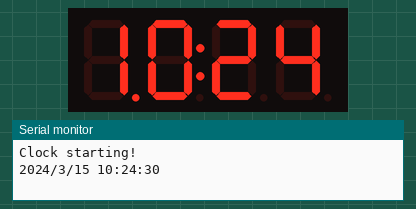
Recording of a sketch running on a simulated Arduino Uno, built with avr-gcc and run on an emulated ATmega328P. Parts: 4-digit seven-segment display, the last lines printed to the serial monitor. The local clock reads 2024-03-15 10:24:30 at power-on unless the sketch sets it.

Above: at 0.1 s.
At 6.1 s:
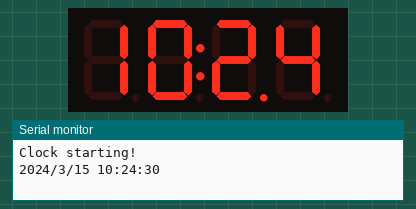
At 14.1 s:
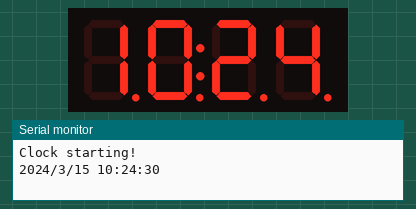
At 19.1 s:
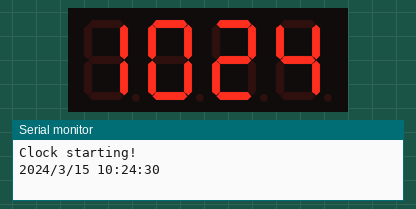
At 31.1 s:
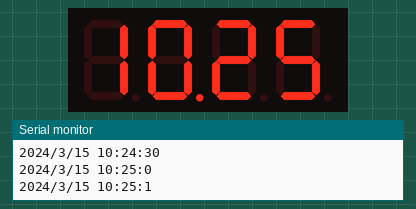
At 38.1 s:
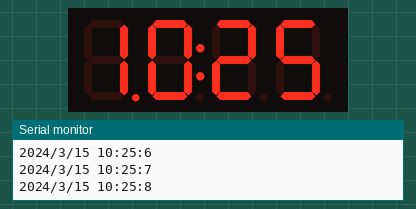

The sketch:

feather-clock.ino
```cpp
// (licence header left out)
#include <Wire.h>
#include <Adafruit_GFX.h>
#include <RTClib.h>
#include "Adafruit_LEDBackpack.h"

// Set to false to display time in 12 hour format, or true to use 24 hour:
#define TIME_24_HOUR      false

// I2C address of the display.  Stick with the default address of 0x70
// unless you've changed the address jumpers on the back of the display.
#define DISPLAY_ADDRESS   0x70

// Create display and DS1307 objects.  These are global variables that
// can be accessed from both the setup and loop function below.
Adafruit_7segment clockDisplay = Adafruit_7segment();
RTC_DS3231 rtc;

// Keep track of the hours, minutes, seconds displayed by the clock.
// Start off at 0:00:00 as a signal that the time should be read from
// the DS3231 to initialize it.
int hours = 0;
int minutes = 0;
int seconds = 0;

static const uint8_t numbertable[] = {
	0x3F, /* 0 */
	0x06, /* 1 */
	0x5B, /* 2 */
	0x4F, /* 3 */
	0x66, /* 4 */
	0x6D, /* 5 */
	0x7D, /* 6 */
	0x07, /* 7 */
	0x7F, /* 8 */
	0x6F, /* 9 */
};

uint8_t digit_encode(int digit) {
  return numbertable[digit % 10];
}

uint8_t digits[5];
char dot_animation[] = {B00000, B10000, B01000, B00010, B00001,
                        B11011, B00001, B00010, B01000, B10000};
int dot_animation_step = 0;

// Remember if the colon was drawn on the display so it can be blinked
// on and off every second.
bool blinkColon = false;

void setup() {
  // Setup Serial port to print debug output.
  Serial.begin(9600);
  Serial.println("Clock starting!");

  // Setup the display.
  clockDisplay.begin(DISPLAY_ADDRESS);
  clockDisplay.setBrightness(5);
  for (int d = 0; d < 5; d++) {
      clockDisplay.writeDigitRaw(d, 0);
  }

  // Setup the DS3231 real-time clock.
  if (! rtc.begin()) {
    Serial.println("Couldn't find RTC");
    while (1);
  }

  if (rtc.lostPower()) {
    Serial.println("RTC lost power, lets set the time!");
    // following line sets the RTC to the date & time this sketch was compiled
    rtc.adjust(DateTime(F(__DATE__), F(__TIME__)));
    // This line sets the RTC with an explicit date & time, for example to set
    // January 21, 2014 at 3am you would call:
    // rtc.adjust(DateTime(2014, 1, 21, 3, 0, 0));
  }
}

void loop() {
  // Loop function runs over and over again to implement the clock logic.

  // Every few minutes get a new time reading from the DS3231.
  // This helps keep the clock accurate by fixing any drift.
  if ((minutes % 5) == 0) {
    DateTime now = rtc.now();

    // Print out the time for debug purposes:
    Serial.print(now.year(), DEC);
    Serial.print('/');
    Serial.print(now.month(), DEC);
    Serial.print('/');
    Serial.print(now.day(), DEC);
    Serial.print(' ');
    Serial.print(now.hour(), DEC);
    Serial.print(':');
    Serial.print(now.minute(), DEC);
    Serial.print(':');
    Serial.print(now.second(), DEC);
    Serial.println();

    // Now set the hours and minutes.
    hours = now.hour();
    minutes = now.minute();
    seconds = now.second();
  }

  // 12 hour clock
  if (hours == 0) {
    hours = 12;
  } else if (hours > 12) {
    hours -= 12;
  }

  digits[0] = digit_encode(hours / 10);
  digits[1] = digit_encode(hours % 10);
  digits[2] = !digits[2];
  digits[3] = digit_encode(minutes / 10);
  digits[4] = digit_encode(minutes % 10);

  dot_animation_step = (dot_animation_step + 1) % (sizeof(dot_animation) / sizeof(char));

  // Digits; 2 is the colon
  // 0 1 (2) 3 4
  for (int d = 0; d < 5; d++) {
    if (d == 2) {
      clockDisplay.drawColon(digits[d]);
    } else {
      uint8_t encoded_digit = digits[d];
      if (d == 0 && (hours / 10) == 0) {
        encoded_digit = 0;
      }

      bool show_dot = dot_animation[dot_animation_step] & (B10000 >> d);
      uint8_t raw_digit = encoded_digit | (show_dot ? B10000000 : 0);
      clockDisplay.writeDigitRaw(d, raw_digit);
    }
  }

  // Now push out to the display the new values that were set above.
  clockDisplay.writeDisplay();

  // Pause for a second for time to elapse.  This value is in milliseconds
  // so 1000 milliseconds = 1 second.
  delay(1000);

  // If the seconds go above 59 then the minutes should increase and
  // the seconds should wrap back to 0.
  // Now increase the seconds by one.
  seconds += 1;
  if (seconds > 59) {
    seconds = 0;
    minutes += 1;
    // When minutes go above 59 then the hour should increase and
    // the minutes should wrap back to 0.
    if (minutes > 59) {
      minutes = 0;
      hours += 1;
      if (hours > 23) {
        hours = 0;
      }
    }
  }
}
```

Measured:
- what the display in image 1 shows lasts 1.0 s, from 6.0 s to 7.0 s
